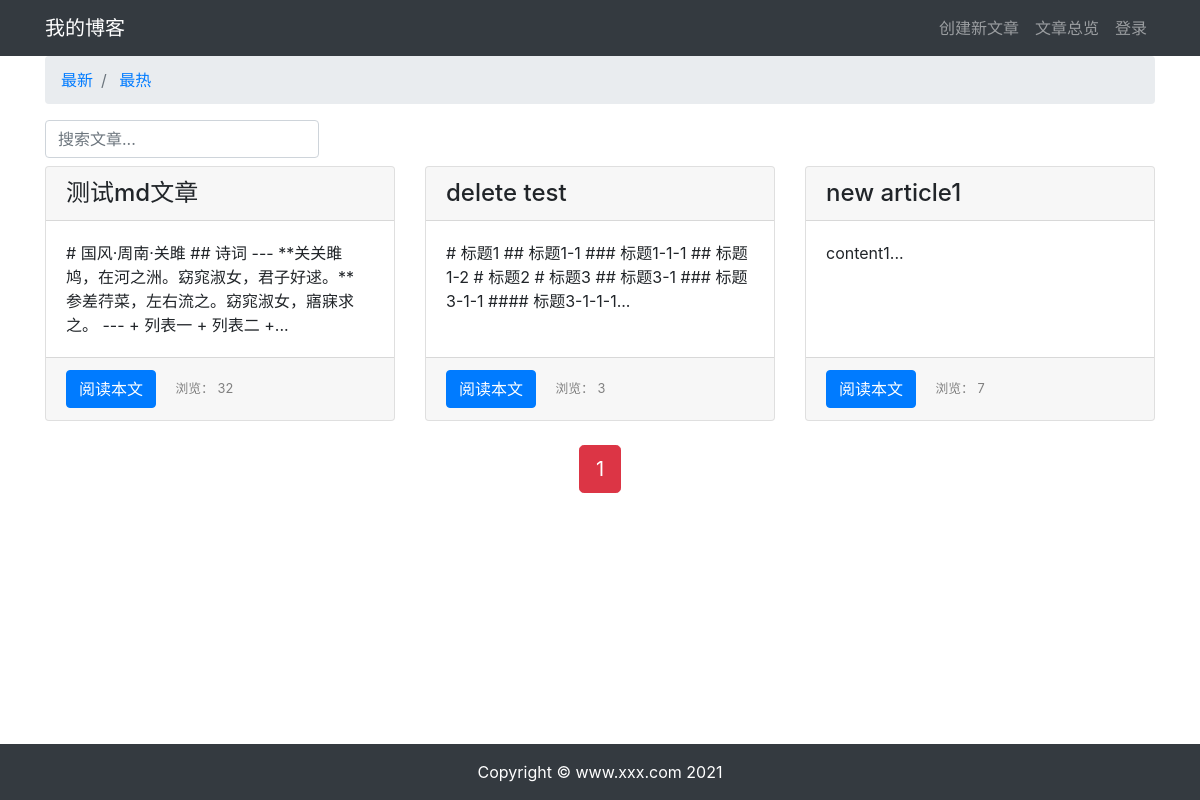
Before: /article/article-list/ with the older database file.
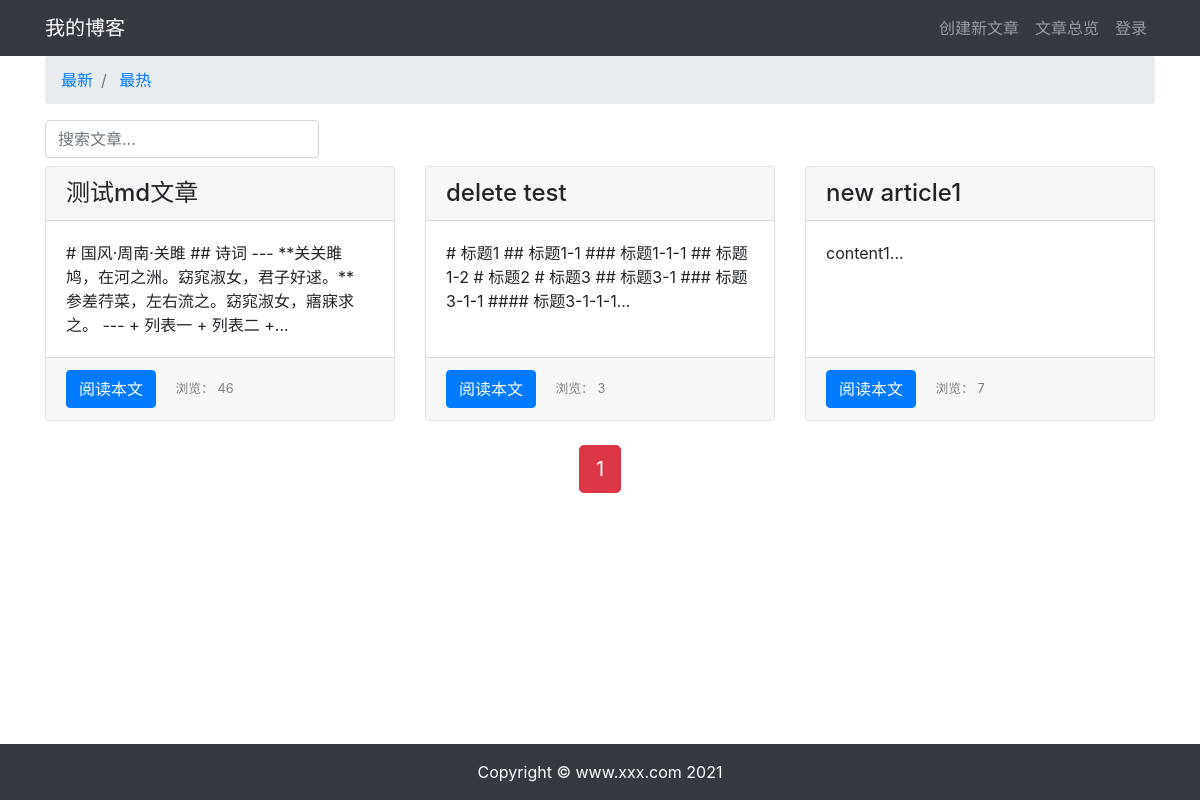
After: the same page with the newer database file.
### article/models.py (models this page shows, shortened)
class ArticlePost(models.Model):
    author = models.ForeignKey(User, on_delete=models.CASCADE)
    title = models.CharField(max_length=100)
    body = models.TextField()
    created = models.DateTimeField(default=timezone.now)
    updated = models.DateTimeField(auto_now=True)
    total_views = models.PositiveIntegerField(default=0)
    class Meta:
        ordering = ('-created',)

### article/views.py (the view)
# urls.py: path('article-list/', views.article_list, name='article_list'),
def article_list(request):
    search = request.GET.get('search')
    order = request.GET.get('order')
    if search:
        if order == 'total_views':
            articles_list = ArticlePost.objects.filter(Q(title__icontains=search) | Q(body__icontains=search))\
                .order_by('-total_views')
        else:
            articles_list = ArticlePost.objects.filter(Q(title__icontains=search) | Q(body__icontains=search))
    else:
        search = ''
        if order == 'total_views':
            articles_list = ArticlePost.objects.all().order_by('-total_views')
        else:
            articles_list = ArticlePost.objects.all()
    paginator = Paginator(articles_list, 3)
    page = request.GET.get('page')
    articles = paginator.get_page(page)
    context = {'articles': articles, 'order': order, 'search': search}
    return render(request, 'article/list.html', context)

### templates/article/list.html (shortened to what this page needs)
{% extends "base.html" %}
{% load staticfiles %}
{% block content %}
<div class="container">
    <nav aria-label="breadcrumb">
        <ol class="breadcrumb">
            <li class="breadcrumb-item">
                <a href="{% url 'article:article_list' %}?search={{ search }}">
                    最新
                </a>
            </li>
            <li class="breadcrumb-item">
                <a href="{% url 'article:article_list' %}?order=total_views&search={{ search }}">
                    最热
                </a>
            </li>
        </ol>
    </nav>
    <div class="row">
        <div class="col-auto mr-auto">
            <form class="form-inline">
                <input type="text"
                       class="form-control md-2 mr-sm-2"
                       name="search"
                       placeholder="搜索文章..."
                       required>
            </form>
        </div>
    </div>
    <div class="row mt-2">
        {% for article in articles %}
        <div class="col-4 mb-4">
            <div class="card h-100">
                <h4 class="card-header">{{ article.title }}</h4>
                <div class="card-body">
                    <p class="card-text">{{ article.body|slice:'100' }}...</p>
                </div>
                <div class="card-footer">
                    <a href="{% url 'article:article_detail' article.id %}" class="btn btn-primary">阅读本文</a>
                    <span>
                        <small class="col align-self-end" style="color: gray;">
                            浏览： {{ article.total_views }}
                        </small>
                    </span>
                </div>
            </div>
        </div>
        {% endfor %}
    </div>
    <div class="pagination row">
        <div class="m-auto">
            <span class="step-links">
                <span class="current btn btn-danger btn-lg">
                    {{ articles.number }}
                </span>
            </span>
        </div>
    </div>
</div>
{% endblock content %}

### templates/base.html (shortened to what this page needs)
{% load staticfiles %}
<!DOCTYPE html>
<html lang="zh-cn">
<head>
    <link rel="stylesheet" href="{% static 'bootstrap/css/bootstrap.min.css' %}">
    <link rel="stylesheet" href="{% static 'md_css/monokai.css' %}">
</head>
<body>
    {% include './header.html' %}
    {% block content %}{% endblock content %}
    {% include 'footer.html' %}
</body>
</html>

### templates/header.html (shortened to what this page needs)
<nav class="navbar navbar-expand-lg navbar-dark bg-dark">
    <div class="container">
        <a class="navbar-brand" href=".">我的博客</a>
        <div>
            <ul class="navbar-nav">
                <li class="nav-item">
                    <a class="nav-link" href="{% url 'article:article_create' %}">创建新文章</a>
                </li>
                <li class="nav-item">
                    <a class="nav-link" href="{% url 'article:article_list' %}">文章总览</a>
                </li>
                {% if user.is_authenticated %}
                    <li class="nav-item dropdown">
                        <a class="nav-link dropdown-toggle" href="#" id="navbarDropdown" role="button" data-toggle="dropdown" aria-haspopup="true" aria-expanded="false">
                            {{ user.username }}
                        </a>
                        <div class="dropdown-menu" aria-labelledby="navbarDropdown">
                            <a class="dropdown-item" href="{% url 'userprofile:edit' user.id %}">个人信息</a>
                            <a class="dropdown-item" href="#" onclick="user_delete()">删除用户</a>
                            <a class="dropdown-item" href="{% url 'userprofile:logout' %}">退出登录</a>
                        </div>
                    </li>
                {% else %}
                    <li class="nav-item">
                        <a class="nav-link" href="{% url 'userprofile:login' %}">登录</a>
                    </li>
                {% endif %}
            </ul>
        </div>
    </div>
</nav>

### templates/footer.html
{% load staticfiles %}
<div>
    <br><br><br>
</div>
<footer class="py-3 bg-dark fixed-bottom">
    <div class="container">
        <p class="m-0 text-center text-white">Copyright &copy; www.xxx.com 2021</p>
    </div>
</footer>

Changed rows visible on the page:
changed ArticlePost "测试md文章": total_views "32" → "46"
